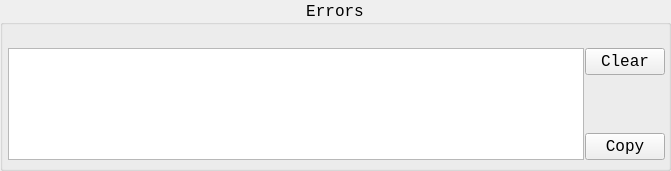
   <widget class="QGroupBox" name="groupBox_2">
    <property name="geometry">
     <rect>
      <x>600</x>
      <y>880</y>
      <width>671</width>
      <height>171</height>
     </rect>
    </property>
    <property name="sizePolicy">
     <sizepolicy hsizetype="Expanding" vsizetype="Expanding">
      <horstretch>0</horstretch>
      <verstretch>0</verstretch>
     </sizepolicy>
    </property>
    <property name="font">
     <font>
      <family>Monospace</family>
      <pointsize>12</pointsize>
     </font>
    </property>
    <property name="title">
     <string>Errors</string>
    </property>
    <property name="alignment">
     <set>Qt::AlignCenter</set>
    </property>
    <layout class="QGridLayout" name="gridLayout_13" rowstretch="0,0">
     <property name="leftMargin">
      <number>5</number>
     </property>
     <property name="topMargin">
      <number>15</number>
     </property>
     <property name="rightMargin">
      <number>3</number>
     </property>
     <property name="bottomMargin">
      <number>0</number>
     </property>
     <property name="horizontalSpacing">
      <number>1</number>
     </property>
     <property name="verticalSpacing">
      <number>50</number>
     </property>
     <item row="0" column="0" rowspan="2">
      <widget class="QPlainTextEdit" name="errors_pte">
       <property name="font">
        <font>
         <family>Monospace</family>
         <pointsize>11</pointsize>
        </font>
       </property>
      </widget>
     </item>
     <item row="0" column="1">
      <widget class="QPushButton" name="clear_errors_pb">
       <property name="font">
        <font>
         <family>Monospace</family>
         <pointsize>12</pointsize>
        </font>
       </property>
       <property name="text">
        <string>Clear</string>
       </property>
      </widget>
     </item>
     <item row="1" column="1">
      <widget class="QPushButton" name="copy_errors_pb">
       <property name="font">
        <font>
         <family>Monospace</family>
         <pointsize>12</pointsize>
        </font>
       </property>
       <property name="text">
        <string>Copy</string>
       </property>
      </widget>
     </item>
    </layout>
   </widget>
